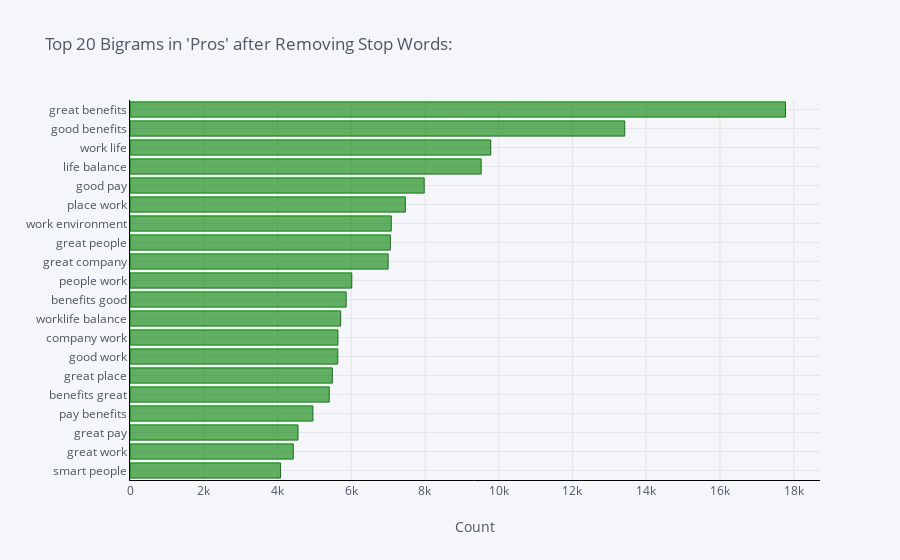

Source (notebook cell):
### Code cell
df1.groupby('pros').sum()['count'].sort_values(ascending=True).iplot(
    kind='bar', xTitle='Count', linecolor='black', orientation='h', color ='green', title="Top 20 Bigrams in 'Pros' after Removing Stop Words:")

### Figure 1 — Plotly figure (JSON) as saved in the notebook; plotly's stock layout.template omitted (floating-point values rounded to 4 significant figures)
{"data": [{"marker": {"color": "rgba(0, 128, 0, 0.6)", "line": {"color": "rgba(0, 128, 0, 1.0)", "width": 1}}, "name": "count", "orientation": "h", "text": "", "type": "bar", "x": [4083, 4428, 4556, 4960, 5403, 5488, 5635, 5639, 5713, 5863, 6015, 7001, 7061, 7086, 7467, 7978, 9524, 9783, 13417, 17777], "y": ["smart people", "great work", "great pay", "pay benefits", "benefits great", "great place", "good work", "company work", "worklife balance", "benefits good", "people work", "great company", "great people", "work environment", "place work", "good pay", "life balance", "work life", "good benefits", "great benefits"]}], "layout": {"legend": {"bgcolor": "#F5F6F9", "font": {"color": "#4D5663"}}, "paper_bgcolor": "#F5F6F9", "plot_bgcolor": "#F5F6F9", "title": {"font": {"color": "#4D5663"}, "text": "Top 20 Bigrams in 'Pros' after Removing Stop Words:"}, "xaxis": {"gridcolor": "#E1E5ED", "linecolor": "black", "showgrid": true, "tickfont": {"color": "#4D5663"}, "title": {"font": {"color": "#4D5663"}, "text": "Count"}, "zerolinecolor": "#E1E5ED"}, "yaxis": {"gridcolor": "#E1E5ED", "linecolor": "black", "showgrid": true, "tickfont": {"color": "#4D5663"}, "title": {"font": {"color": "#4D5663"}, "text": ""}, "zerolinecolor": "#E1E5ED"}}}
